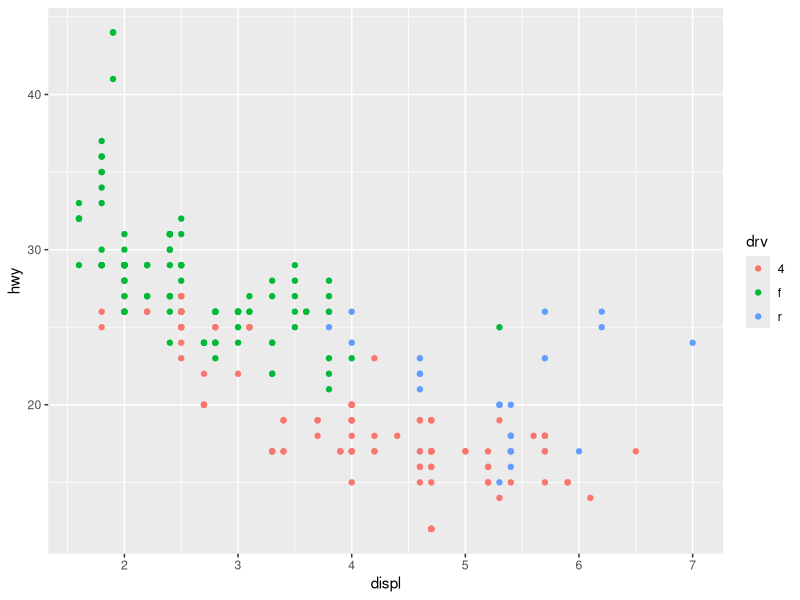
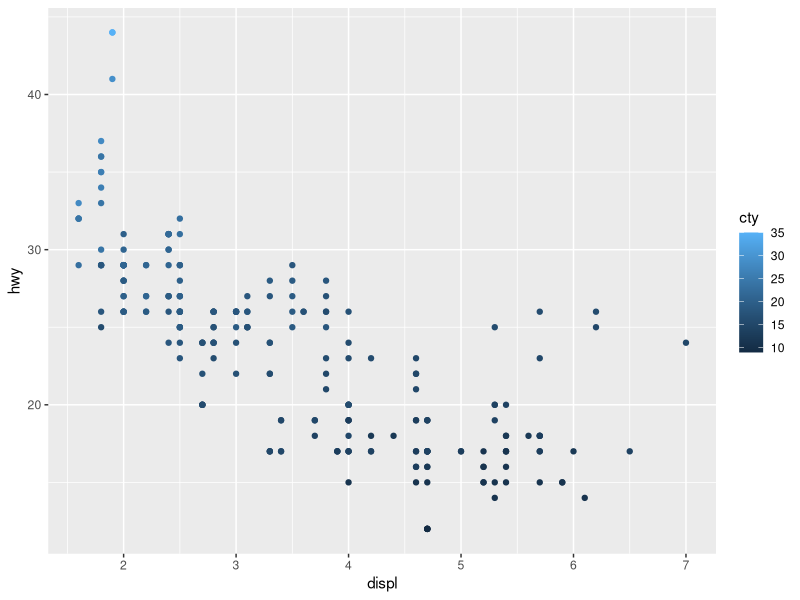
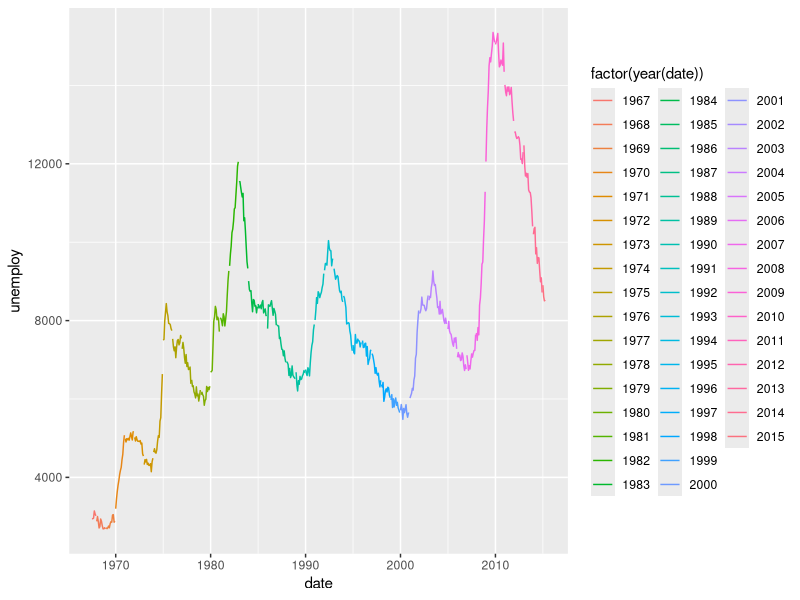
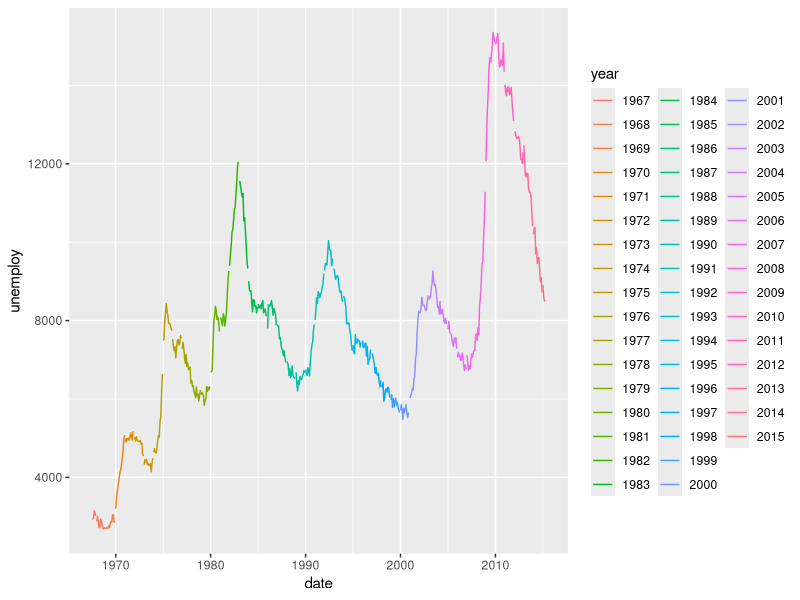
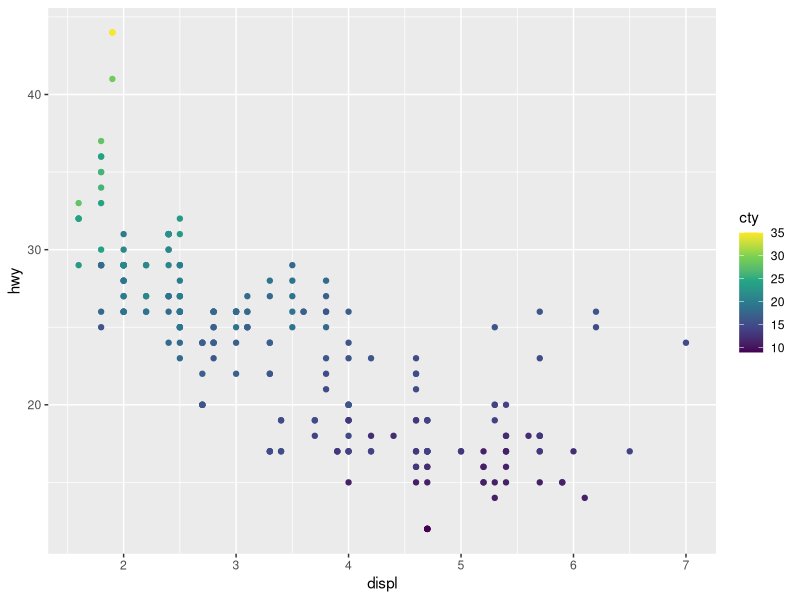
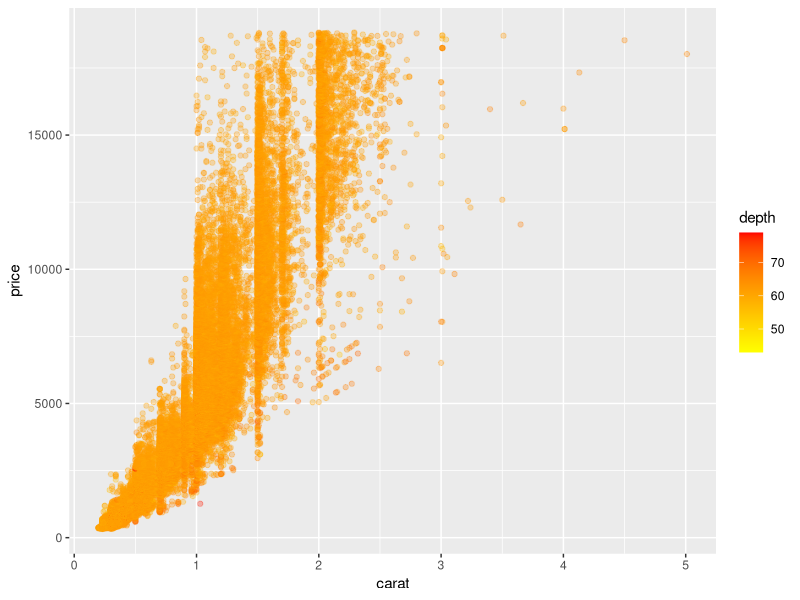
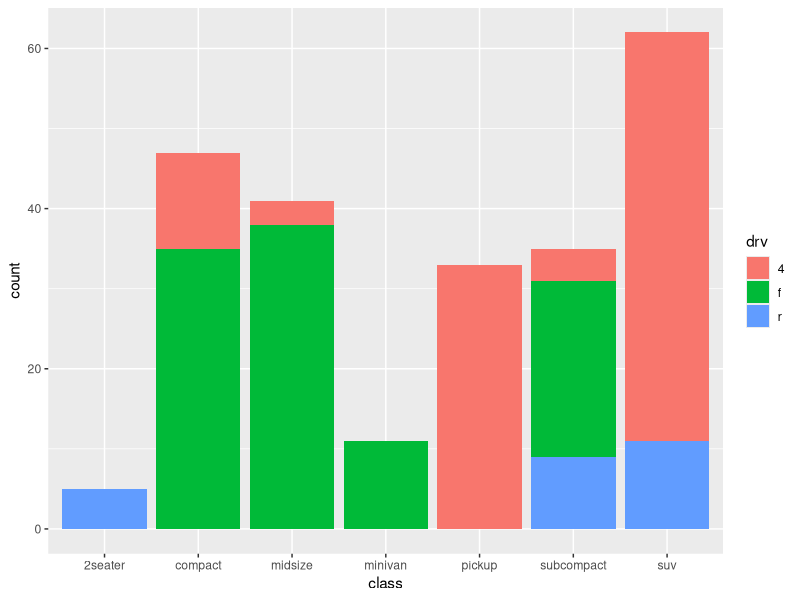
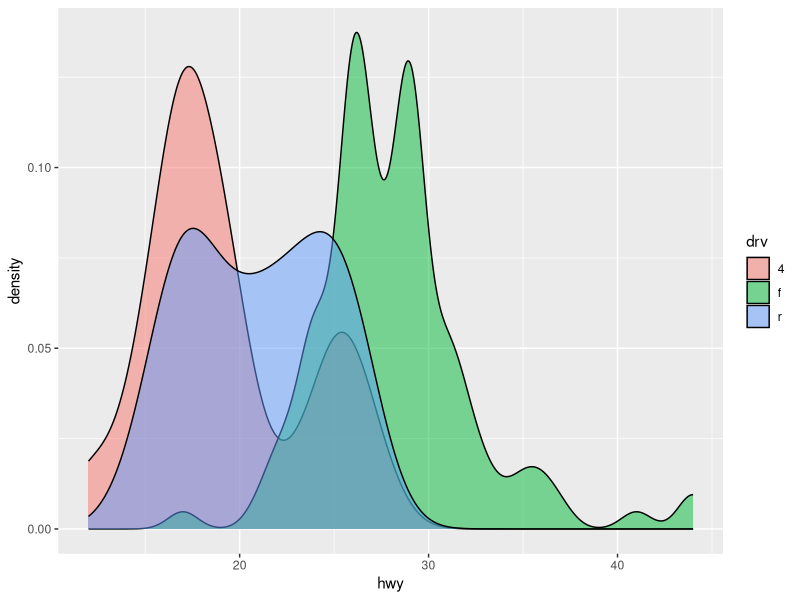

These charts were generated, in order, by the following R code:
# =============================================================================
# SOLUZIONI: Estetiche e Mappature in ggplot2
# REVELO Training - Data Viz 2025
# =============================================================================
# 
# Questo file contiene le soluzioni complete di tutti gli esercizi.
# Usa questo per:
# - Verificare le tue soluzioni
# - Capire approcci alternativi
# - Studiare pattern di codice ggplot2
#
# NON condividere con gli studenti durante il corso!
# =============================================================================

# SETUP -----------------------------------------------------------------------
library(ggplot2)
library(dplyr)

# Carica datasets
data(mpg)
data(diamonds)
data(economics)
data(mtcars)

# =============================================================================
# PARTE 1: COLOR AESTHETIC
# =============================================================================

# ESERCIZIO 1: Color Discreto Base -----------------------------------------
# Obiettivo: Creare scatter plot di displ vs hwy, colorando per drv (tipo trazione)

ggplot(mpg, aes(x = displ, y = hwy, color = drv)) +
  geom_point()

# Interpretazione: Ogni tipo di trazione ha un colore distinto


# ESERCIZIO 2: Color Continuo -----------------------------------------------
# Obiettivo: Scatter plot displ vs hwy, con color basato su cty (consumo città)

ggplot(mpg, aes(x = displ, y = hwy, color = cty)) +
  geom_point()

# Nota: Gradient continuo da blu scuro a blu chiaro (default)


# ESERCIZIO 3: Color con Linee ----------------------------------------------
# Obiettivo: Line plot di economics: date vs unemploy, colorando per anno

# Soluzione 1: con lubridate
library(lubridate)
ggplot(economics, aes(x = date, y = unemploy, color = factor(year(date)))) +
  geom_line()

# Soluzione 2: senza lubridate
economics_year <- economics %>%
  mutate(year = format(date, "%Y"))

ggplot(economics_year, aes(x = date, y = unemploy, color = year)) +
  geom_line()


# ESERCIZIO 4: Palette Viridis ----------------------------------------------
# Obiettivo: Ripeti esercizio 2, ma usa scale_color_viridis_c()

ggplot(mpg, aes(x = displ, y = hwy, color = cty)) +
  geom_point() +
  scale_color_viridis_c()

# Viridis è percettualmente uniforme e colorblind-friendly


# ESERCIZIO 5: Gradient Personalizzato --------------------------------------
# Obiettivo: Scatter plot diamonds: carat vs price, color su depth
#            Usa gradient da "yellow" a "red"

ggplot(diamonds, aes(x = carat, y = price, color = depth)) +
  geom_point(alpha = 0.3) +
  scale_color_gradient(low = "yellow", high = "red")


# =============================================================================
# PARTE 2: FILL AESTHETIC
# =============================================================================

# ESERCIZIO 6: Fill per Bar Chart -------------------------------------------
# Obiettivo: Bar chart di mpg per class, riempimento per drv

ggplot(mpg, aes(x = class, fill = drv)) +
  geom_bar()

# Default: stacked bars


# ESERCIZIO 7: Fill con Density ---------------------------------------------
# Obiettivo: Density plot di hwy, con fill per drv e alpha = 0.5

ggplot(mpg, aes(x = hwy, fill = drv)) +
  geom_density(alpha = 0.5)

# Alpha permette di vedere sovrapposizioni


# ESERCIZIO 8: Color e Fill Insieme -----------------------------------------
# Obiettivo: Bar chart di class, fill per class, bordo nero

ggplot(mpg, aes(x = class, fill = class)) +
  geom_bar(color = "black")

# fill = mapping (varia), color = setting (fisso)


# ESERCIZIO 9: Histogram con Fill -------------------------------------------
# Obiettivo: Histogram di carat (diamonds), fill per cut, position = "dodge"

ggplot(diamonds, aes(x = carat, fill = cut)) +
  geom_histogram(bins = 30, position = "dodge")

# position = "dodge" mette barre affiancate invece di stacked


# ESERCIZIO 10: Boxplot con Fill --------------------------------------------
# Obiettivo: Boxplot di hwy per class, fill per class, bordo "darkgray"

ggplot(mpg, aes(x = class, y = hwy, fill = class)) +
  geom_boxplot(color = "darkgray")


# =============================================================================
# PARTE 3: SIZE E SHAPE
# =============================================================================

# ESERCIZIO 11: Size Continuo -----------------------------------------------
# Obiettivo: Scatter plot displ vs hwy, size basato su cyl

ggplot(mpg, aes(x = displ, y = hwy, size = cyl)) +
  geom_point(alpha = 0.6)

# Size scala automaticamente con la variabile


# ESERCIZIO 12: Size + Color ------------------------------------------------
# Obiettivo: Scatter plot wt vs mpg (mtcars), size = hp, color = cyl

ggplot(mtcars, aes(x = wt, y = mpg, size = hp, color = cyl)) +
  geom_point(alpha = 0.7)

# Visualizza 4 variabili contemporaneamente


# ESERCIZIO 13: Shape Discreto ----------------------------------------------
# Obiettivo: Scatter plot displ vs hwy, shape basato su drv, size = 3

ggplot(mpg, aes(x = displ, y = hwy, shape = drv)) +
  geom_point(size = 3)

# Shape varia solo con variabili discrete (fattori)


# ESERCIZIO 14: Shape + Color (Ridondanza) ----------------------------------
# Obiettivo: Scatter plot displ vs hwy, shape E color entrambi per drv

ggplot(mpg, aes(x = displ, y = hwy, shape = drv, color = drv)) +
  geom_point(size = 3)

# Ridondanza utile per accessibilità (colorblindness, stampa B/N)


# ESERCIZIO 15: Shape Personalizzato ----------------------------------------
# Obiettivo: Scatter plot displ vs hwy, usa shape = 21, 
#            color = "black", fill = "steelblue", size = 3

ggplot(mpg, aes(x = displ, y = hwy)) +
  geom_point(shape = 21, color = "black", fill = "steelblue", size = 3)

# Shape 21-24 supportano sia color (bordo) che fill (interno)


# =============================================================================
# PARTE 4: ALPHA (TRASPARENZA)
# =============================================================================

# ESERCIZIO 16: Alpha Fisso per Overplotting --------------------------------
# Obiettivo: Scatter plot di diamonds (tutti i dati): carat vs price
#            Usa alpha = 0.1 per gestire overplotting

ggplot(diamonds, aes(x = carat, y = price)) +
  geom_point(alpha = 0.1, size = 0.5)

# Con 53,940 punti, alpha basso essenziale per vedere densità


# ESERCIZIO 17: Alpha Variabile ---------------------------------------------
# Obiettivo: Scatter plot mpg: displ vs hwy, alpha basato su cty

ggplot(mpg, aes(x = displ, y = hwy, alpha = cty)) +
  geom_point(size = 3)

# Alpha mapping crea legenda (spesso non ideale)


# ESERCIZIO 18: Alpha con Density -------------------------------------------
# Obiettivo: Density plot di hwy, fill per drv, alpha = 0.4

ggplot(mpg, aes(x = hwy, fill = drv)) +
  geom_density(alpha = 0.4)

# Alpha setting (non mapping) per overlay pulito


# ESERCIZIO 19: Alpha in Geom_ribbon ----------------------------------------
# Obiettivo: Line plot economics: date vs unemploy, 
#            aggiungi ribbon da unemploy-500 a unemploy+500, alpha = 0.3

ggplot(economics, aes(x = date, y = unemploy)) +
  geom_ribbon(aes(ymin = unemploy - 500, ymax = unemploy + 500),
              alpha = 0.3, fill = "blue") +
  geom_line(color = "darkblue")

# Ribbon per incertezza/intervallo di confidenza


# ESERCIZIO 20: Jitter con Alpha --------------------------------------------
# Obiettivo: geom_jitter di class vs hwy, alpha = 0.5, width = 0.2

ggplot(mpg, aes(x = class, y = hwy)) +
  geom_jitter(alpha = 0.5, width = 0.2)

# Jitter + alpha gestisce overplotting in variabili discrete


# =============================================================================
# PARTE 5: MAPPING VS SETTING
# =============================================================================

# ESERCIZIO 21: Errore Comune - Setting in aes() ---------------------------
# Obiettivo: IDENTIFICA L'ERRORE e correggilo
# Questo codice è sbagliato:
# ggplot(mpg, aes(x = displ, y = hwy, color = "blue")) + geom_point()

# ❌ SBAGLIATO: crea variabile letterale "blue"
ggplot(mpg, aes(x = displ, y = hwy, color = "blue")) + 
  geom_point()

# ✅ CORRETTO: setting fuori da aes()
ggplot(mpg, aes(x = displ, y = hwy)) + 
  geom_point(color = "blue")


# ESERCIZIO 22: Mapping Corretto --------------------------------------------
# Obiettivo: Scatter plot displ vs hwy, mapping color a class,
#            setting size = 3 e alpha = 0.7

ggplot(mpg, aes(x = displ, y = hwy, color = class)) +
  geom_point(size = 3, alpha = 0.7)

# color dentro aes() = mapping, size/alpha fuori = setting


# ESERCIZIO 23: Setting Multipli --------------------------------------------
# Obiettivo: Scatter plot wt vs mpg (mtcars), 
#            setting: color = "red", size = 4, shape = 17, alpha = 0.6

ggplot(mtcars, aes(x = wt, y = mpg)) +
  geom_point(color = "red", size = 4, shape = 17, alpha = 0.6)

# Tutti setting = valori fissi, nessuna legenda


# ESERCIZIO 24: Mix Mapping e Setting ---------------------------------------
# Obiettivo: Scatter plot displ vs hwy,
#            mapping: color = class, size = cyl
#            setting: alpha = 0.6

ggplot(mpg, aes(x = displ, y = hwy, color = class, size = cyl)) +
  geom_point(alpha = 0.6)

# Mixing correttamente: mapping in aes(), setting in geom


# ESERCIZIO 25: Position = "dodge" con Fill ---------------------------------
# Obiettivo: Bar chart di class, fill per drv, position = "dodge"

ggplot(mpg, aes(x = class, fill = drv)) +
  geom_bar(position = "dodge")

# Barre affiancate facilitano confronto tra gruppi


# =============================================================================
# PARTE 6: COMBINAZIONI AVANZATE
# =============================================================================

# ESERCIZIO 26: Quattro Variabili -------------------------------------------
# Obiettivo: Scatter plot displ vs hwy, 
#            color = class, size = cyl, alpha = 0.6

ggplot(mpg, aes(x = displ, y = hwy, color = class, size = cyl)) +
  geom_point(alpha = 0.6)

# 4 variabili: x, y, color, size


# ESERCIZIO 27: Ridondanza Accessibile --------------------------------------
# Obiettivo: Scatter plot displ vs hwy,
#            color E shape entrambi per drv (stessa variabile),
#            size = 3, per migliorare accessibilità

ggplot(mpg, aes(x = displ, y = hwy, color = drv, shape = drv)) +
  geom_point(size = 3)

# Ridondanza (color + shape per stessa var) aiuta colorblind users


# ESERCIZIO 28: Bubble Chart ------------------------------------------------
# Obiettivo: Scatter plot diamonds (sample di 1000 righe):
#            x = carat, y = price, size = depth, color = cut, alpha = 0.5

# Sample dei dati
diamonds_sample <- diamonds %>% sample_n(1000)

ggplot(diamonds_sample, aes(x = carat, y = price, size = depth, color = cut)) +
  geom_point(alpha = 0.5)

# 5 variabili in un plot! (ma complesso da interpretare)


# ESERCIZIO 29: Gradient Divergente -----------------------------------------
# Obiettivo: Prepara dati con variabile centrata, poi visualizza con gradient divergente

# Prepara dati
mpg_centered <- mpg %>%
  mutate(hwy_diff = hwy - mean(hwy))

# Scatter plot: displ vs hwy_diff, color = hwy_diff,
# usa scale_color_gradient2
ggplot(mpg_centered, aes(x = displ, y = hwy_diff, color = hwy_diff)) +
  geom_point(size = 3) +
  scale_color_gradient2(low = "blue", mid = "white", high = "red", midpoint = 0)

# Gradient divergente utile per valori positivi/negativi centrati su 0


# ESERCIZIO 30: Multivariato Completo ---------------------------------------
# Obiettivo: Visualizzazione completa mtcars:
#            x = wt, y = mpg, color = factor(cyl), size = hp, shape = factor(am)

ggplot(mtcars, aes(x = wt, y = mpg, 
                   color = factor(cyl), 
                   size = hp, 
                   shape = factor(am))) +
  geom_point(alpha = 0.7)

# 6 variabili! Limite pratico di leggibilità
# Nota: cyl e am convertiti a factor per discrete aesthetics


# =============================================================================
# FINE SOLUZIONI
# =============================================================================
# 
# Best Practices Recap:
# 
# 1. MAPPING vs SETTING
#    - Mapping (in aes): variabile → aesthetic → crea scala/legenda
#    - Setting (in geom): valore fisso → nessuna scala/legenda
#
# 2. COLOR vs FILL
#    - color: bordi, linee, punti
#    - fill: aree interne (bar, density, boxplot, ribbon)
#
# 3. ESTETICHE PER TIPO VARIABILE
#    - Discrete: color, fill, shape (max 6-7 categorie)
#    - Continue: color, fill (gradient), size, alpha
#
# 4. GESTIRE OVERPLOTTING
#    - Alpha basso (0.1-0.5)
#    - geom_jitter()
#    - Size piccolo
#    - Binning (hex, bin2d)
#
# 5. ACCESSIBILITÀ
#    - Viridis palette (colorblind-friendly)
#    - Color + shape ridondanza
#    - Evita solo rosso/verde
#
# 6. QUANTE ESTETICHE?
#    - Max 3-4 mappate per leggibilità
#    - Usa facets per variabili aggiuntive
#    - Priorità: posizione > color > size > shape
#
# =============================================================================
